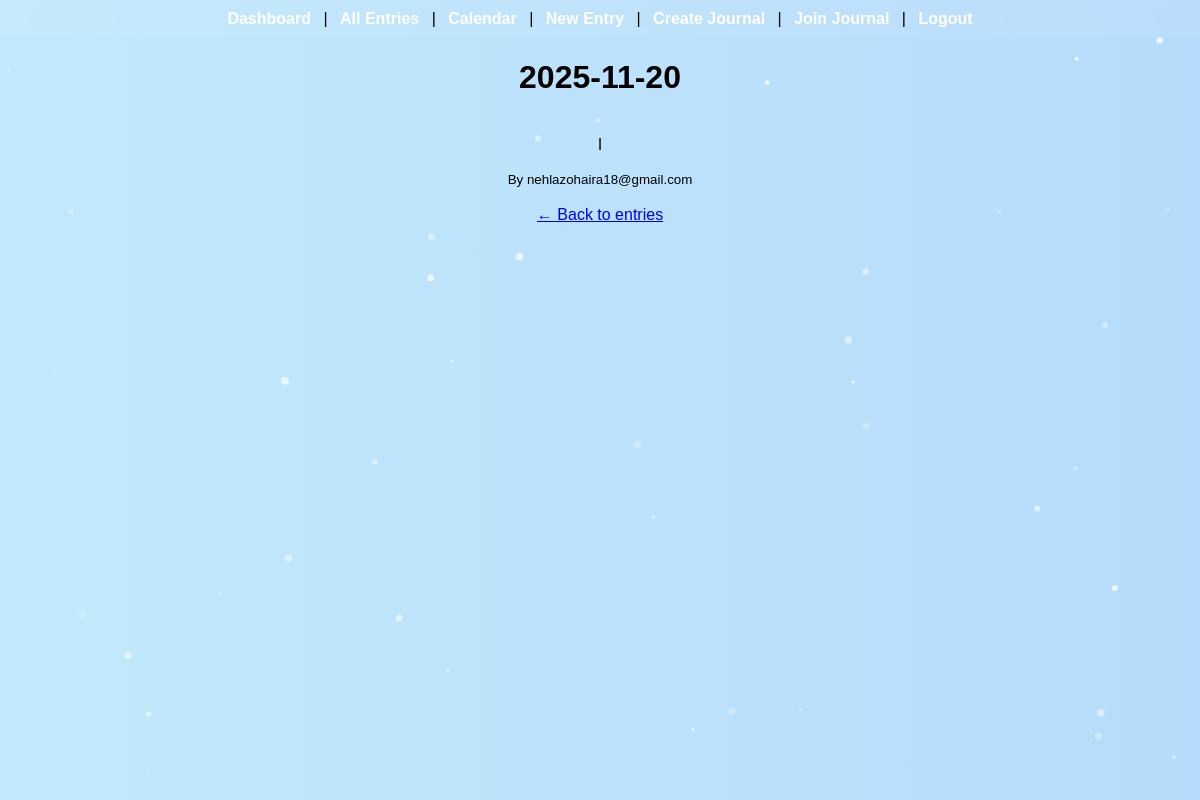
Screenshot of /entry/4 (signed in) with the database file from the repository.
### tables this page shows
CREATE TABLE entries (
        id INTEGER PRIMARY KEY AUTOINCREMENT,
        owner_id INTEGER NOT NULL,
        journal_id INTEGER, -- NULL for personal
        entry_date TEXT NOT NULL,
        content TEXT NOT NULL,
        is_public INTEGER DEFAULT 0,
        FOREIGN KEY(owner_id) REFERENCES users(id),
        FOREIGN KEY(journal_id) REFERENCES journals(id)
    );

CREATE TABLE users (
        id INTEGER PRIMARY KEY AUTOINCREMENT,
        email TEXT UNIQUE NOT NULL,
        password_hash TEXT NOT NULL,
        name TEXT
    );

### app.py (the view, shortened to what this page needs)
@app.route("/entry/<int:entry_id>")
@login_required
def entry_detail(entry_id):
    db = get_db()
    user = current_user()
    entry = db.execute("""
        SELECT e.*, u.email as owner_email, j.name as journal_name
        FROM entries e
        JOIN users u ON u.id = e.owner_id
        LEFT JOIN journals j ON j.id = e.journal_id
        WHERE e.id = ?
    """, (entry_id,)).fetchone()
    if not entry:
        flash("Entry not found.", "danger")
        return redirect(url_for("entries_page"))
    return render_template("entry_detail.html", entry=entry)

### app.py (called while the page is built)
def get_db():
    if "db" not in g:
        g.db = sqlite3.connect(DB)
        g.db.row_factory = sqlite3.Row
    return g.db

def current_user():
    if getattr(g, "current_user", None) is not None:
        return g.current_user
    user_id = session.get("user_id")
    if not user_id:
        g.current_user = None
        return None
    db = get_db()
    user = db.execute("SELECT * FROM users WHERE id = ?", (user_id,)).fetchone()
    g.current_user = user  # maybe None
    return user

def login_required(f):
    @wraps(f)
    def wrapper(*args, **kwargs):
        user = current_user()
        if user is None:
            flash("Please log in first.", "warning")
            return redirect(url_for("login"))
        g.user = user
        return f(*args, **kwargs)
    return wrapper

### templates/entry_detail.html (shortened to what this page needs)
{% extends "base.html" %}
{% block content %}
  <div class="entry-detail">
    <h1>{{ entry['entry_date'] }} {% if entry['journal_name'] %} - {{ entry['journal_name'] }}{% endif %}</h1>
    <p style="white-space: pre-line; margin-top: 20px;">
      {{ entry['content'] }}
    </p>
    <small>By {{ entry['owner_email'] }}</small>
    <br><br>
    <a href="{{ url_for('entries_page') }}">← Back to entries</a>
  </div>
{% endblock %}

### static/style.css (style rules this page uses)
body { margin: 0; font-family: Arial, sans-serif; text-align: center; background: linear-gradient(270deg, #ffecd2, #fcb69f, #a1c4fd, #c2e9fb); background-size: 800% 800%; animation: gradientBG 20s ease infinite; min-height: 100vh; }

### rows the page displays
entries: entry_date "2025-11-20", content "l"
users: owner_email "nehlazohaira18@gmail.com"
